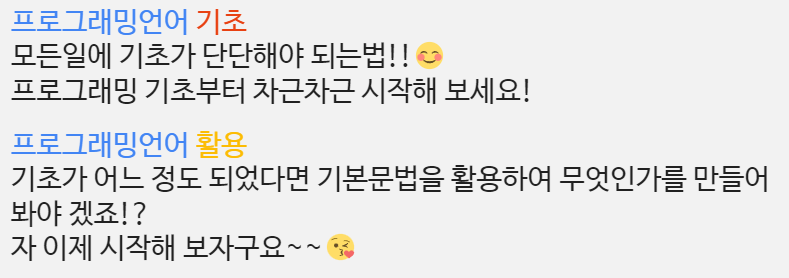
#> input picture 파이썬 기초활용편/27.문자인식/project/image/image.png, 789 x 278 px
$ python main_using_cv2_01.py
#> lines starting #> are read from the running program, lines starting #| are printed output that depends on the picture; after the words box and inside, x2 and y2 are one past the last pixel; in counts of white or black regions, pixels touching at a corner belong together
import cv2
import numpy as np
import pytesseract

#pip install opencv-python
class find_text():
    path = {
        'tesseract': r'C:\\Program Files\\Tesseract-OCR\\tesseract',
        'output': './result/receipt_output_01.jpg'
    }
    margin = 5
###############################################################################
    def __init__(self):
        self.img = cv2.imread("./image/image.png")
#> self.img is the input picture: shape (278, 789, 3); mean B, G, R 227.9, 227.6, 227.4

###############################################################################
    def get_hulls(self, img):
        gray = cv2.cvtColor(img, cv2.COLOR_BGR2GRAY)
        gray = cv2.GaussianBlur(gray, (5, 5), 0)
        # cv2.imshow('gray', gray)
        # cv2.waitKey(0)
        mser = cv2.MSER_create()
        regions, _ = mser.detectRegions(gray)
        hulls = [cv2.convexHull(p.reshape(-1, 1, 2)) for p in regions]
        # [4 lines of commented-out code are left out]
        return hulls

    def setRectangle(self, img, hulls, color, thickness):
        margin = self.margin
        for j, cnt in enumerate(hulls):
            x, y, w, h = cv2.boundingRect(cnt)
            cv2.rectangle(img,
                          (x-margin, y-margin),
                          (x + w + margin, y + h + margin),
                          color, thickness)
###############################################################################
    def leave_text_area(self, img):
        hulls = self.get_hulls(img)
#> in get_hulls, `gray = cv2.cvtColor(img, cv2.COLOR_BGR2GRAY)`:
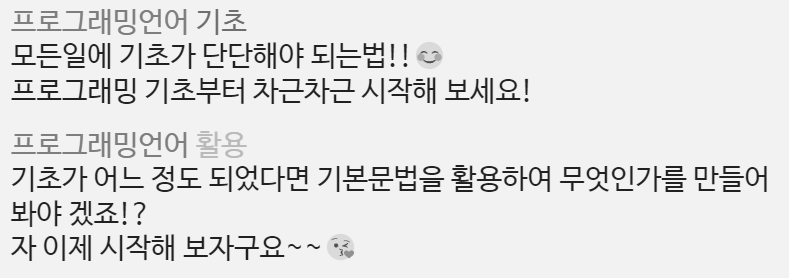
#> gray: shape (278, 789); min 33, max 242, mean 227.6
#> in get_hulls, `gray = cv2.GaussianBlur(gray, (5, 5), 0)`:
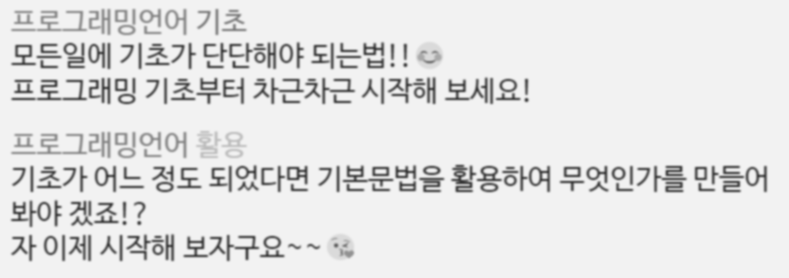
#> gray: shape (278, 789); min 55, max 242, mean 227.6
#> in get_hulls, `regions, _ = mser.detectRegions(gray)`: regions = 1470 items
#> in get_hulls, `hulls = [cv2.convexHull(p.reshape(-1, 1, 2)) for p in regions]`: hulls = 1470 contours; largest, box (x1, y1, x2, y2) and area: (335, 164, 446, 194) 3115, (10, 76, 112, 106) 2297, (10, 77, 112, 105) 2202, (10, 77, 112, 105) 2200, (10, 77, 112, 105) 2128
        out_path = self.path['output']
        #검정색
        mask = np.zeros((img.shape[0], img.shape[1], 1), dtype=np.uint8)
        self.setRectangle(mask, hulls, (255, 255, 255), -1)
#> the loop in setRectangle, `for j, cnt in enumerate(hulls):` made 1470 passes
#> (x, y, w, h) on passes 1 to 3: (38, 11, 22, 20), (38, 11, 23, 20), (63, 11, 23, 20)
#> after the loop in setRectangle, `for j, cnt in enumerate(hulls):`:
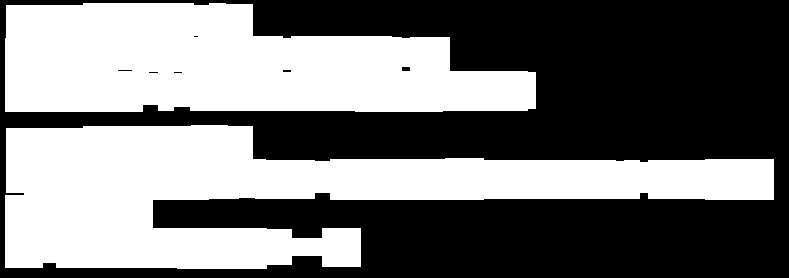
#> img: shape (278, 789, 1); 46% white; 2 white regions, box (x1, y1, x2, y2) and area: (5, 125, 774, 269) 56320, (5, 3, 536, 112) 44636
        # cv2.imshow("mask", mask)
        # cv2.waitKey(0)

        img_text = cv2.bitwise_and(img, img, mask=mask)
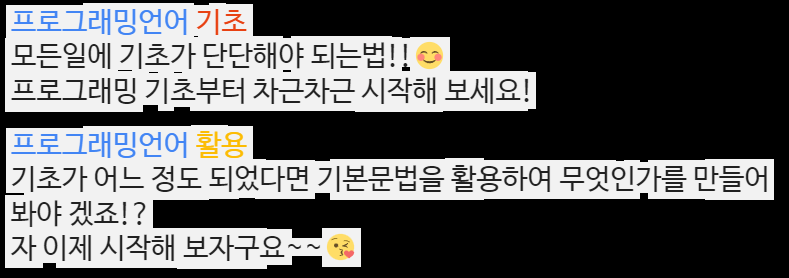
#> img_text: shape (278, 789, 3); mean B, G, R 97.2, 97, 96.8
        # cv2.imshow("text area", img_text)
        cv2.imwrite(out_path, img_text)
        # cv2.waitKey(0)
###############################################################################
    def get_text(self):
        path_img = self.path['output']
        pytesseract.pytesseract.tesseract_cmd = self.path['tesseract']
        config = ('-l kor+eng --oem 3 --psm 11')
        text = pytesseract.image_to_string(path_img, config=config)
        print('==========텍스트 인식 결과==========')
        print(text)

ocr_text = find_text()
# ocr_text.get_hulls(ocr_text.img)
ocr_text.leave_text_area(ocr_text.img)  # hulls 영역 찾기
ocr_text.get_text()#최종 이미지에서 문자 찾기
#> (the call stopped at in get_text, `text = pytesseract.image_to_string(path_img, config=config)`: pytesseract is not available in this run)
